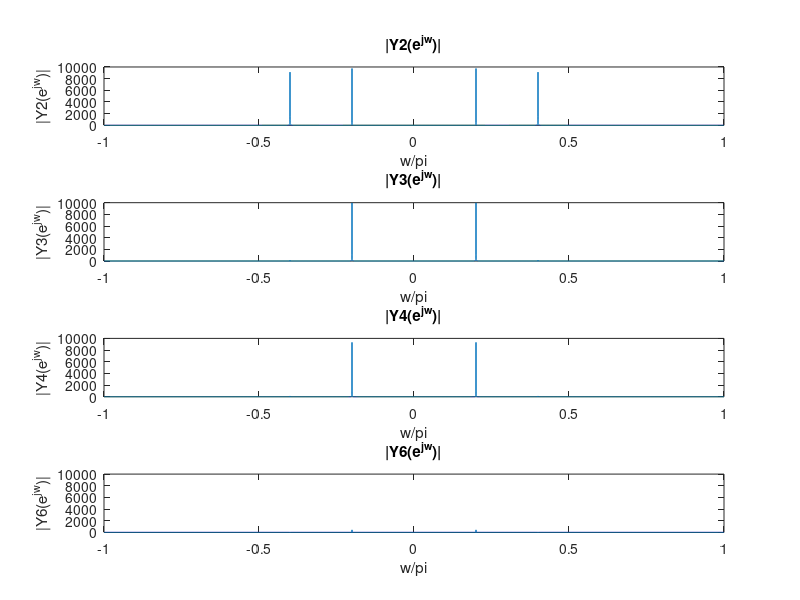
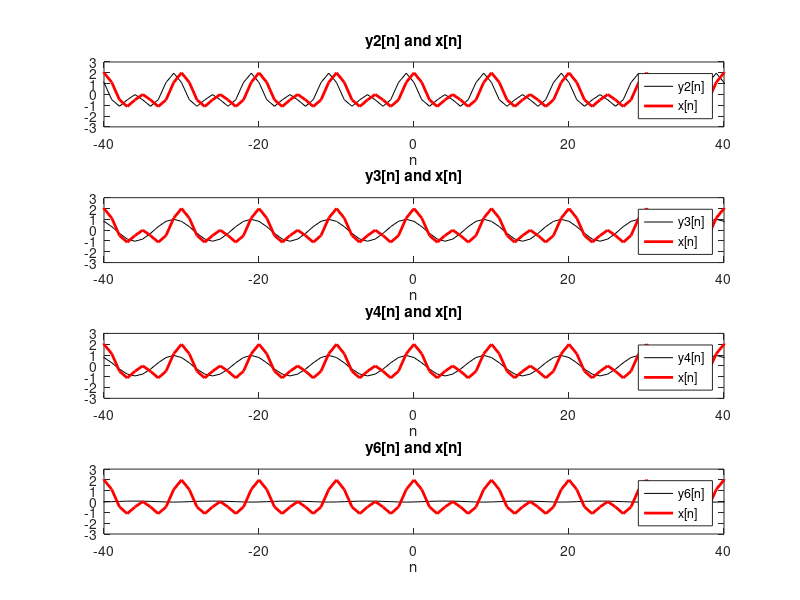

These figures' MATLAB source, in order:
load LPF.mat

n=-10000:1:10000;
x=2*cos((1/10)*pi*n).*cos((3/10)*pi*n);
X=fft(x,20001);

%Plot output spectrum Y2
H2=fft(h2,20001);
Y2=X.*H2;
w =linspace(-pi,pi,20001);
subplot(4,1,1)
plot(w/pi,abs(fftshift(Y2)))
title('|Y2(e^j^w)|');
xlabel('w/pi');
ylabel('|Y2(e^j^w)|');

%Plot output spectrum Y3
H3=fft(h3,20001);
Y3=X.*H3;
subplot(4,1,2)
plot(w/pi,abs(fftshift(Y3)))
title('|Y3(e^j^w)|');
xlabel('w/pi');
ylabel('|Y3(e^j^w)|');

%Plot output spectrum Y4
H4=fft(h4,20001);
Y4=X.*H4;
subplot(4,1,3)
plot(w/pi,abs(fftshift((Y4))))
title('|Y4(e^j^w)|');
xlabel('w/pi');
ylabel('|Y4(e^j^w)|');

%Plot output spectrum Y6
H6=fft(h6,20001);
Y6=X.*H6;
subplot(4,1,4)
plot(w/pi,abs(fftshift(Y6)))
axis([-1 1 0 10000])
title('|Y6(e^j^w)|');
xlabel('w/pi');
ylabel('|Y6(e^j^w)|');

figure %for question 5
y2=ifft(Y2);
subplot(4,1,1)
plot(n,y2,'k',n,x,'r','LineWidth',2)
title('y2[n] and x[n]')
legend('y2[n]','x[n]')
xlabel('n');
axis([-40 40 -3 3])

y3=ifft(Y3);
subplot(4,1,2)
plot(n,y3,'k',n,x,'r','LineWidth',2)
title('y3[n] and x[n]')
legend('y3[n]','x[n]')
xlabel('n');
axis([-40 40 -3 3])

y4=ifft(Y4);
subplot(4,1,3)
plot(n,y4,'k',n,x,'r','LineWidth',2)
title('y4[n] and x[n]')
legend('y4[n]','x[n]')
xlabel('n');
axis([-40 40 -3 3])

y6=ifft(Y6);
subplot(4,1,4)
plot(n,y6,'k',n,x,'r','LineWidth',2)
title('y6[n] and x[n]')
legend('y6[n]','x[n]')
xlabel('n');
axis([-40 40 -3 3])
